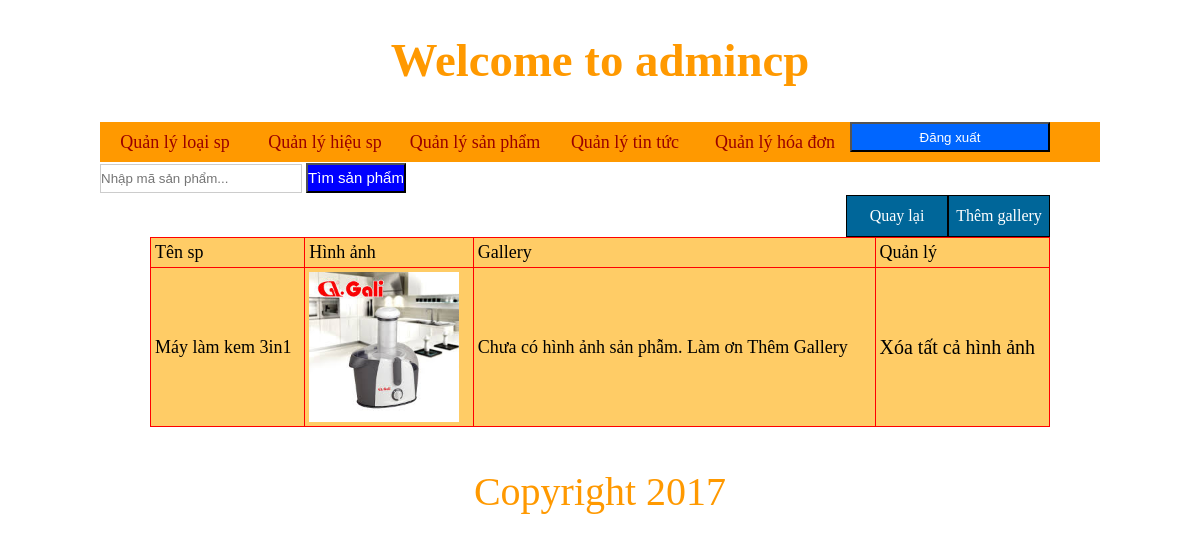
Screenshot of /admincp/index.php?quanly=gallery&ac=lietke&id=101 (signed in) with the database file from the repository.
### tables this page shows
CREATE TABLE IF NOT EXISTS `sanpham` (
`idsanpham` int(11) NOT NULL,
  `tensp` varchar(255) NOT NULL,
  `masp` varchar(255) NOT NULL,
  `hinhanh` varchar(100) NOT NULL,
  `giadexuat` float NOT NULL,
  `giagiam` float NOT NULL,
  `soluong` int(11) NOT NULL,
  `loaisp` int(11) NOT NULL,
  `nhasx` int(11) NOT NULL,
  `tinhtrang` varchar(100) NOT NULL,
  `noidung` longtext NOT NULL
);

### admincp/modules/gallery/lietke.php (the view)
<?php
	$sql=mysql_query("select * from sanpham where idsanpham='$_GET[id]'");
	$dong=mysql_fetch_array($sql);
	$id=$_GET['id'];
?>
<div class="button_themsp">
<a href="index.php?quanly=gallery&ac=them&id=<?php echo $id ?>">Thêm gallery</a>
</div>
<div class="button_themsp">
<a href="index.php?quanly=quanlysanpham&ac=them">Quay lại</a>
</div>
<table width="100%" border="1">
  <tr>
    <td>Tên sp</td>
    <td>Hình ảnh</td>
    <td>Gallery</td>
    <td>Quản lý</td>
  </tr>
  <tr>
    <td><?php echo $dong['tensp'] ?></td>
    <td><img src="modules/quanlysanpham/uploads/<?php echo $dong['hinhanh'] ?>" width="150" height="150"></td>
    <td>
    <?php
	$sql_gal=mysql_query("select hinhanhsp from gallery where id_sp='$_GET[id]'");
	$count=mysql_num_rows($sql_gal);
	if($count>0){
	while($dong_gal=mysql_fetch_array($sql_gal)){
	?>
    <p style="margin-bottom:10px;"><img src="modules/gallery/uploads/<?php echo $dong_gal['hinhanhsp'] ?>" width="50" height="50"></p>
    <?php
	}
	}else{
		echo 'Chưa có hình ảnh sản phẫm. Làm ơn Thêm Gallery';
	}
	?>
    </td>
    <td><a class="delete_link" href="modules/gallery/xuly.php?quanly=xoa&id=<?php echo $id ?>" style="text-decoration:none;color:#000;font-size:20px;">Xóa tất cả hình ảnh</a></td>
  </tr>
</table>

### admincp/style/css.css (style rules this page uses)
body { background:#fff; }
* { padding:0; margin:0; }
table { border-collapse:collapse; width:100%; background-color:#FC6; border:1px solid #F00; }
table tr td { color:#000; font-size:18px; padding:4px; }
.button_themsp { width:100px; height:40px; border:1px solid #000; text-align:center; background:#069; line-height:40px; color:#fff; float:right; }
.button_themsp a { color:#fff; display:block; text-decoration:none; }

### rows the page displays
sanpham: tensp "Máy làm kem 3in1", hinhanh (picture)
